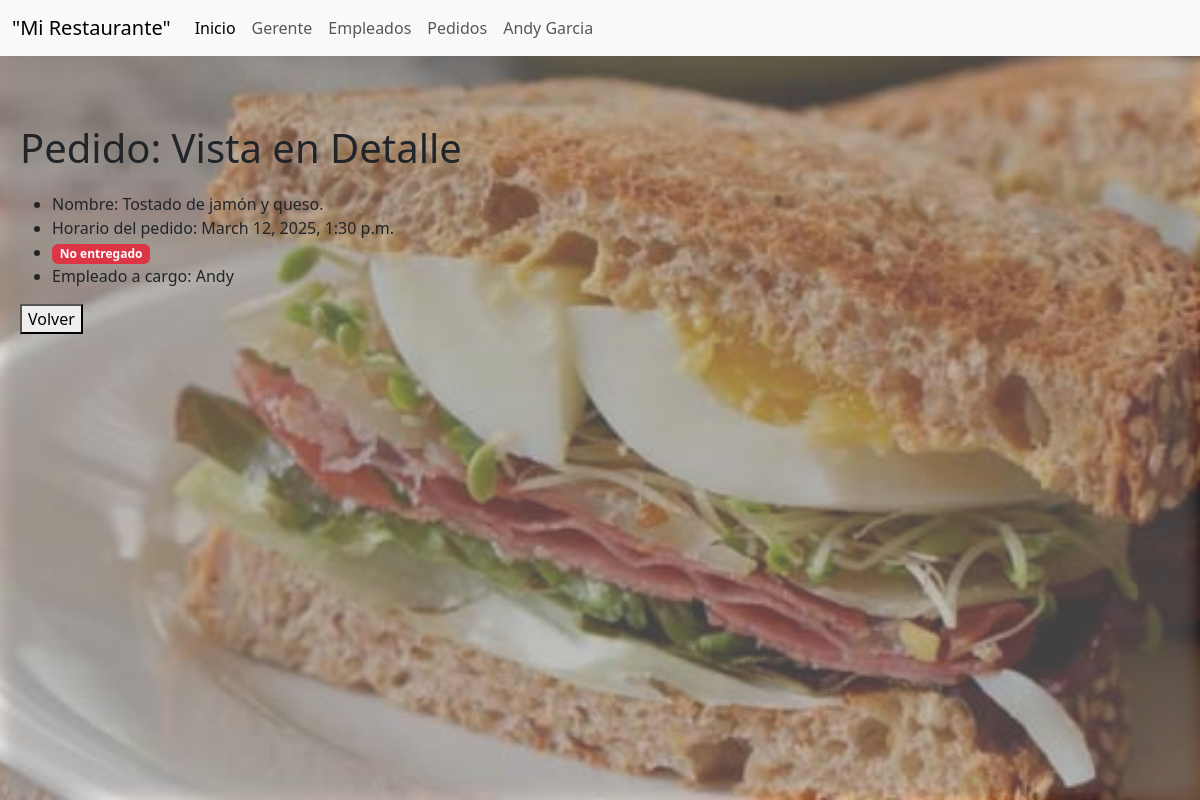
/restaurante/pedido_detail/1/ (signed in), run on the app's committed database.
### restaurante/models.py (models this page shows, shortened)
class Pedido(models.Model):
    class Estado(models.TextChoices):
        ENTREGADO = "E", "Entregado"
        NO_ENTREGADO= "N" , "No entregado"
    nombre = models.TextField()
    horario_pedido = models.DateTimeField(auto_now_add=True)
    estado = models.CharField(max_length=1, choices=Estado.choices, default=Estado.NO_ENTREGADO)
    empleado_a_cargo = models.ForeignKey(Empleado, on_delete=models.CASCADE)

class Empleado(models.Model):
    nombre = models.CharField(max_length=100)
    edad = models.PositiveIntegerField(validators=[MinValueValidator(16)])
    observaciones = models.TextField(blank=True, null=True)
    horario_de_trabajo = models.TextField()
    def __str__(self):
        return self.nombre

### restaurante/views.py (the view)
# urls.py: path('pedido_detail/<int:pk>/', login_required(views.PedidoDetailView.as_view()), name='pedido_detail'),
class PedidoDetailView(DetailView):
    model = models.Pedido
    template_name = 'restaurante/pedido_detail.html'
    context_object_name = 'pedido'

### restaurante/templates/restaurante/pedido_detail.html
{% extends 'Main/base.html' %}
{% block content %}
    <h1>Pedido: Vista en Detalle</h1>
    <ul>
        <li>Nombre: {{ pedido.nombre }}</li>
        <li>Horario del pedido: {{ pedido.horario_pedido }}</li>
        <li><span class="badge {% if pedido.estado == 'E' %}bg-success{% else %}bg-danger{% endif %}">
                {% if pedido.estado == 'E' %}
                    Entregado
                {% else %}
                    No entregado
                {% endif %}
            </span>
        </li>
        <li>Empleado a cargo: {{ pedido.empleado_a_cargo }}</li>
    </ul>
    <a href="{% url 'restaurante:pedido_list' %}"><button>Volver</button></a>
{% endblock content %}

### Main/static/Main/css/style.css (style rules this page uses)
h1 { margin-bottom: 20px; }

### data on the page
Pedido: nombre "Tostado de jamón y queso.", horario_pedido "March 12, 2025, 1:30 p.m.", empleado_a_cargo "Andy"
